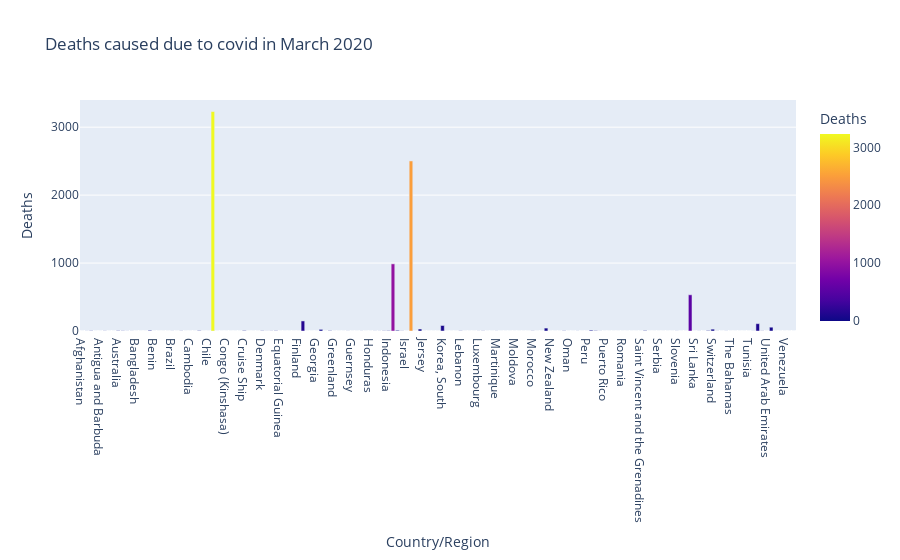

Write notebook code for a chart like this one.
### Markdown cell above
Deaths

### Code cell
fig1=px.bar(output1,y="Deaths",color='Deaths',title="Deaths caused due to covid in March 2020")
fig1.show()

### Figure 1 — Plotly figure (JSON) as saved in the notebook; plotly's stock layout.template omitted (floating-point values rounded to 4 significant figures; data arrays with more than 128 entries replaced by an {"elided": "..."} marker saying what was removed)
{"data": [{"alignmentgroup": "True", "hovertemplate": "Country/Region=%{x}<br>Deaths=%{marker.color}<extra></extra>", "legendgroup": "", "marker": {"color": {"elided": "159 int values"}, "coloraxis": "coloraxis", "pattern": {"shape": ""}}, "name": "", "offsetgroup": "", "orientation": "v", "showlegend": false, "textposition": "auto", "type": "bar", "x": {"elided": "159 str values"}, "xaxis": "x", "y": {"elided": "159 int values"}, "yaxis": "y"}], "layout": {"barmode": "relative", "coloraxis": {"colorbar": {"title": {"text": "Deaths"}}, "colorscale": [[0, "#0d0887"], [0.1111, "#46039f"], [0.2222, "#7201a8"], [0.3333, "#9c179e"], [0.4444, "#bd3786"], [0.5556, "#d8576b"], [0.6667, "#ed7953"], [0.7778, "#fb9f3a"], [0.8889, "#fdca26"], [1, "#f0f921"]]}, "legend": {"tracegroupgap": 0}, "title": {"text": "Deaths caused due to covid in March 2020"}, "xaxis": {"anchor": "y", "domain": [0, 1], "title": {"text": "Country/Region"}}, "yaxis": {"anchor": "x", "domain": [0, 1], "title": {"text": "Deaths"}}}}
